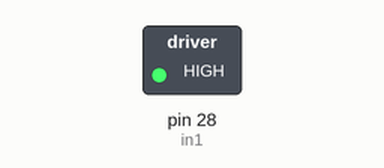
A sketch run on a simulated Arduino Mega 2560, built with avr-gcc and run on an emulated ATmega2560. Shown: switched loads named in the sketch (green lamp = pin HIGH). Pins used as bus, display or sensor lines are not drawn; what the sketch prints to the serial monitor is not drawn.

Above: at 0.1 s.
Timing chart, 0 to 1.6 s (numbered marks = the images above):
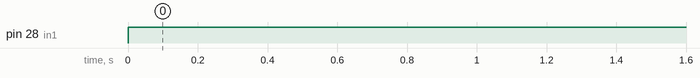

The sketch:

single_motor.ino
```cpp
#define ENCA 9
#define ENCB 11
#define PWM 0
#define in2 1
#define in1 28

double start_time;
int pos = 0;
int i;

void setup() {
  Serial.begin(9600);
  pinMode(ENCA,INPUT);
  pinMode(ENCB,INPUT);
  pinMode (PWM, OUTPUT);
  pinMode (in1, OUTPUT);
  pinMode (in2, OUTPUT);
  attachInterrupt(digitalPinToInterrupt(ENCA),readEncoder,RISING);
}

void loop() {
      digitalWrite(in1,HIGH);
      digitalWrite(in2,LOW);
      analogWrite (PWM, 255);
      delay(1000);

      digitalWrite(in1,HIGH);
      digitalWrite(in2,LOW);
      Serial.println(pos);
      delay(1000);
      Serial.println(pos);
}

void readEncoder(){
  int b = digitalRead(ENCB);
  if(b > 0){
    pos++;
  }
  else{
    pos--;
  }

}
```

Measured:
- by itself, pin 28 (in1): LOW → HIGH at 0.00 s
